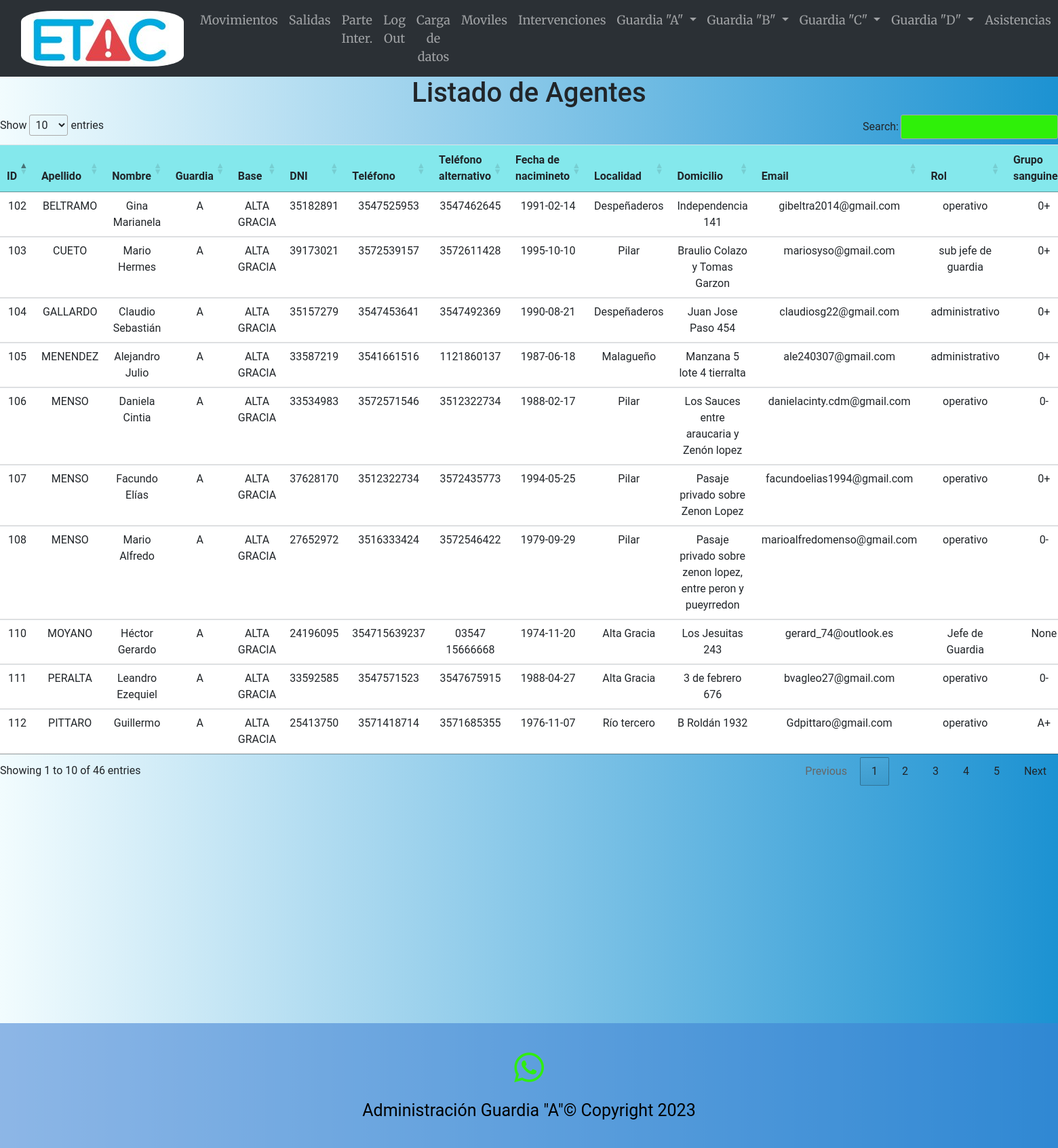
/guardiaA (signed in), run on the app's committed database.
### main.py (models this page shows)
    class Agentes(db.Model):
        id_agente = db.Column(db.Integer, primary_key=True, unique=True)
        apellido = db.Column(db.String(100))
        nombre = db.Column(db.String(100))
        guardia = db.Column(db.String(10))
        base = db.Column(db.String(15))
        dni = db.Column(db.Integer)
        telefono = db.Column(db.Integer)
        telefono_alternativo = db.Column(db.Integer)
        Fecha_nacimiento = db.Column(db.Date)
        localidad = db.Column(db.String(100))
        domicilio = db.Column(db.String(300))
        email = db.Column(db.String(100))
        Rol = db.Column(db.String(100))
        Grupo_sanguineo = db.Column(db.String(100))
        Alergia = db.Column(db.String(100))
        Camada = db.Column(db.String(10))
        Bombero = db.Column(db.String(1000))
        registro = db.Column(db.String(1000))

### main.py (the view)
@app.route('/guardiaA', methods=["GET", "POST"])
@login_required
def guardiaA():
    agentesA = Agentes.query.filter(Agentes.guardia == 'A').order_by(Agentes.id_agente).all()
    return render_template("guardiaA.html", lista_agentes=agentesA)

### main.py (called while the page is built)
@login_manager.user_loader
def load_user(user_id):
    return User.query.get(int(user_id))

### templates/guardiaA.html (shortened to what this page needs)
{% extends "base.html" %}
{% block content %}
<h1>Listado de Agentes</h1>
{% if lista_agentes %}
    <table class="tabla_agentes table table-responsive" id="agentesTable">
        <thead>
            <tr>
                <th>ID</th>
                <th>Apellido</th>
                <th>Nombre</th>
                <th>Guardia</th>
                <th>Base</th>
                <th>DNI</th>
                <th>Teléfono</th>
                <th>Teléfono alternativo</th>
                <th>Fecha de nacimineto</th>
                <th>Localidad</th>
                <th>Domicilio</th>
                <th>Email</th>
                <th>Rol</th>
                <th>Grupo sanguineo</th>
            </tr>
        </thead>
        <tbody>
            {% for agente in lista_agentes %}
                <tr>
                    <td>{{ agente.id_agente }}</td>
                    <td>{{ agente.apellido }}</td>
                    <td>{{ agente.nombre }}</td>
                    <td>{{ agente.guardia }}</td>
                    <td>{{ agente.base }}</td>
                    <td>{{ agente.dni }}</td>
                    <td>{{ agente.telefono }}</td>
                    <td>{{ agente.telefono_alternativo }}</td>
                    <td>{{ agente.Fecha_nacimiento }}</td>
                    <td>{{ agente.localidad }}</td>
                    <td>{{ agente.domicilio }}</td>
                    <td>{{ agente.email }}</td>
                    <td>{{ agente.Rol }}</td>
                    <td>{{ agente.Grupo_sanguineo }}</td>
                </tr>
            {% endfor %}
        </tbody>
    </table>
    {% else %}
        <p>No hay agentes registrados.</p>
    {% endif %}
{% endblock %}

### static/style.css (style rules this page uses)
body { background: #1c92d2; background: -webkit-linear-gradient(to right, #f2fcfe, #1c92d2); background: linear-gradient(to right, #f2fcfe, #1c92d2); text-align:center; font-family:"Roboto"; }
table { width: 100%; border-collapse: collapse; margin-bottom: 20px; }
th { background-color: #f2f2f2; text-align: left; padding: 10px; }
td { padding: 10px; border-bottom: 1px solid #ddd; }
tr:nth-child(odd) { background-color: #84E8EC; }
.tabla_agentes th { background-color: #84E8EC; text-align: left; padding: 10px; }
.tabla_agentes td { padding: 10px; border-bottom: 1px solid #ddd; }
.tabla_agentes tr:nth-child(odd) { background-color: #84E8EC; }

### data on the page
Agentes: id_agente "102", apellido "BELTRAMO", nombre "Gina Marianela", guardia "A", base "ALTA GRACIA", dni "35182891", telefono "3547525953", telefono_alternativo "3547462645", Fecha_nacimiento "1991-02-14", localidad "Despeñaderos", domicilio "Independencia 141", email "gibeltra2014@gmail.com", Rol "operativo", Grupo_sanguineo "0+"
Agentes: id_agente "103", apellido "CUETO", nombre "Mario Hermes", guardia "A", base "ALTA GRACIA", dni "39173021", telefono "3572539157", telefono_alternativo "3572611428", Fecha_nacimiento "1995-10-10", localidad "Pilar", domicilio "Braulio Colazo y Tomas Garzon", email "mariosyso@gmail.com", Rol "sub jefe de guardia", Grupo_sanguineo "0+"
Agentes: id_agente "104", apellido "GALLARDO", nombre "Claudio Sebastián", guardia "A", base "ALTA GRACIA", dni "35157279", telefono "3547453641", telefono_alternativo "3547492369", Fecha_nacimiento "1990-08-21", localidad "Despeñaderos", domicilio "Juan Jose Paso 454", email "claudiosg22@gmail.com", Rol "administrativo", Grupo_sanguineo "0+"
Agentes: id_agente "105", apellido "MENENDEZ", nombre "Alejandro Julio", guardia "A", base "ALTA GRACIA", dni "33587219", telefono "3541661516", telefono_alternativo "1121860137", Fecha_nacimiento "1987-06-18", localidad "Malagueño", domicilio "Manzana 5 lote 4 tierralta", email "ale240307@gmail.com", Rol "administrativo", Grupo_sanguineo "0+"
Agentes: id_agente "106", apellido "MENSO", nombre "Daniela Cintia", guardia "A", base "ALTA GRACIA", dni "33534983", telefono "3572571546", telefono_alternativo "3512322734", Fecha_nacimiento "1988-02-17", localidad "Pilar", domicilio "Los Sauces entre araucaria y Zenón lopez", email "danielacinty.cdm@gmail.com", Rol "operativo", Grupo_sanguineo "0-"
Agentes: id_agente "107", apellido "MENSO", nombre "Facundo Elías", guardia "A", base "ALTA GRACIA", dni "37628170", telefono "3512322734", telefono_alternativo "3572435773", Fecha_nacimiento "1994-05-25", localidad "Pilar", domicilio "Pasaje privado sobre Zenon Lopez", email "facundoelias1994@gmail.com", Rol "operativo", Grupo_sanguineo "0+"
Agentes: id_agente "108", apellido "MENSO", nombre "Mario Alfredo", guardia "A", base "ALTA GRACIA", dni "27652972", telefono "3516333424", telefono_alternativo "3572546422", Fecha_nacimiento "1979-09-29", localidad "Pilar", domicilio "Pasaje privado sobre zenon lopez, entre peron y pueyrredon", email "marioalfredomenso@gmail.com", Rol "operativo", Grupo_sanguineo "0-"
Agentes: id_agente "110", apellido "MOYANO", nombre "Héctor Gerardo", guardia "A", base "ALTA GRACIA", dni "24196095", telefono "354715639237", telefono_alternativo "03547 15666668", Fecha_nacimiento "1974-11-20", localidad "Alta Gracia", domicilio "Los Jesuitas 243", email "gerard_74@outlook.es", Rol "Jefe de Guardia", Grupo_sanguineo "None"
Agentes: id_agente "111", apellido "PERALTA", nombre "Leandro Ezequiel", guardia "A", base "ALTA GRACIA", dni "33592585", telefono "3547571523", telefono_alternativo "3547675915", Fecha_nacimiento "1988-04-27", localidad "Alta Gracia", domicilio "3 de febrero 676", email "bvagleo27@gmail.com", Rol "operativo", Grupo_sanguineo "0-"
Agentes: id_agente "112", apellido "PITTARO", nombre "Guillermo", guardia "A", base "ALTA GRACIA", dni "25413750", telefono "3571418714", telefono_alternativo "3571685355", Fecha_nacimiento "1976-11-07", localidad "Río tercero", domicilio "B Roldán 1932", email "Gdpittaro@gmail.com", Rol "operativo", Grupo_sanguineo "A+"
